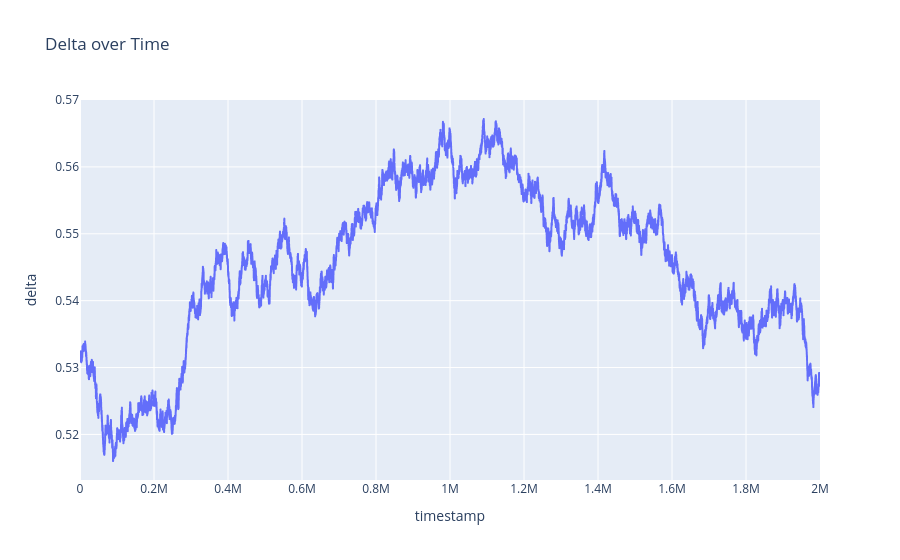

The notebook cell this image was saved under:
### Code cell
import plotly.express as px

fig = px.line(df_coconut_call, x='timestamp', y='delta', title='Delta over Time')
fig.show()

### Figure 1 — Plotly figure (JSON) as saved in the notebook; plotly's stock layout.template omitted (floating-point values rounded to 4 significant figures; data arrays with more than 128 entries replaced by an {"elided": "..."} marker saying what was removed)
{"data": [{"hovertemplate": "timestamp=%{x}<br>delta=%{y}<extra></extra>", "legendgroup": "", "line": {"color": "#636efa", "dash": "solid"}, "marker": {"symbol": "circle"}, "mode": "lines", "name": "", "showlegend": false, "type": "scattergl", "x": {"elided": "20000 int values"}, "xaxis": "x", "y": {"elided": "20000 float values"}, "yaxis": "y"}], "layout": {"legend": {"tracegroupgap": 0}, "title": {"text": "Delta over Time"}, "xaxis": {"anchor": "y", "domain": [0, 1], "title": {"text": "timestamp"}}, "yaxis": {"anchor": "x", "domain": [0, 1], "title": {"text": "delta"}}}}
